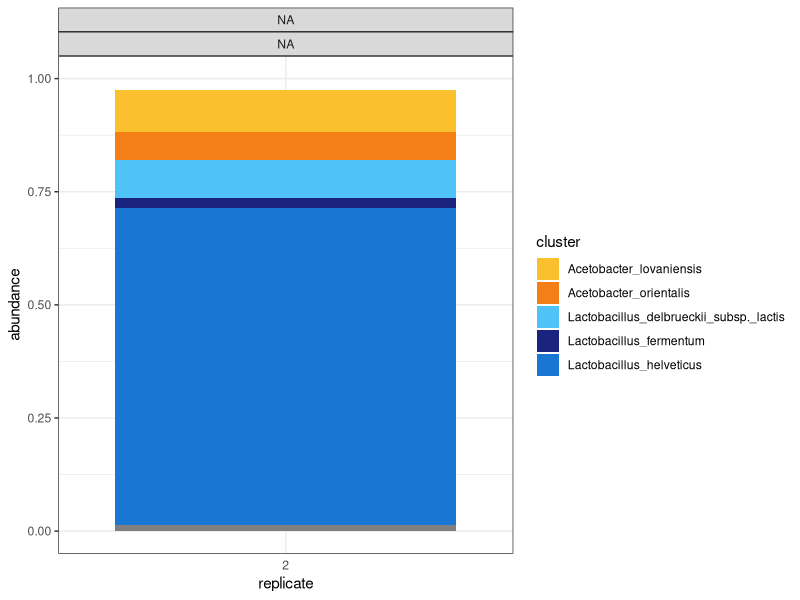
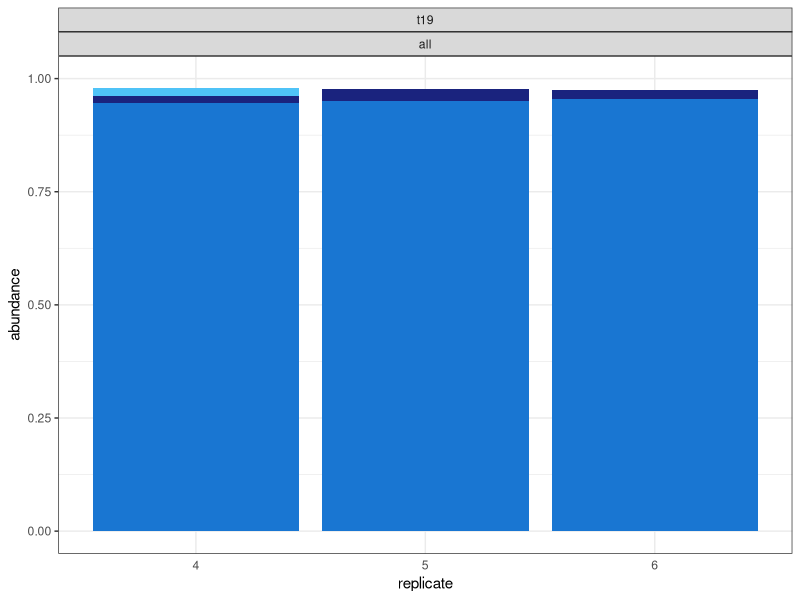
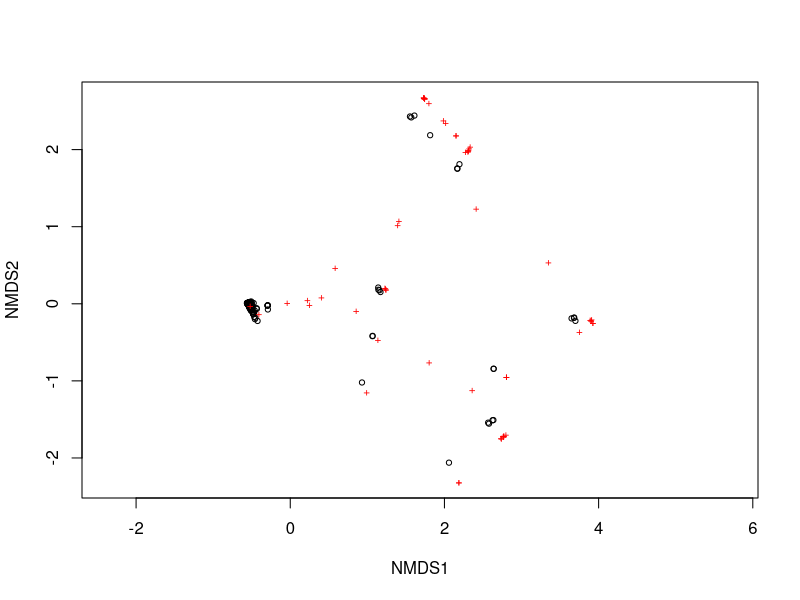
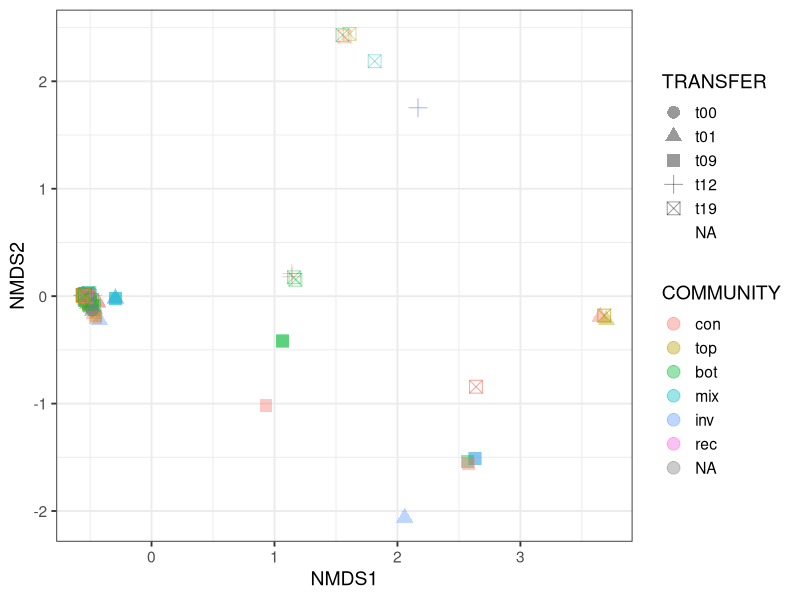
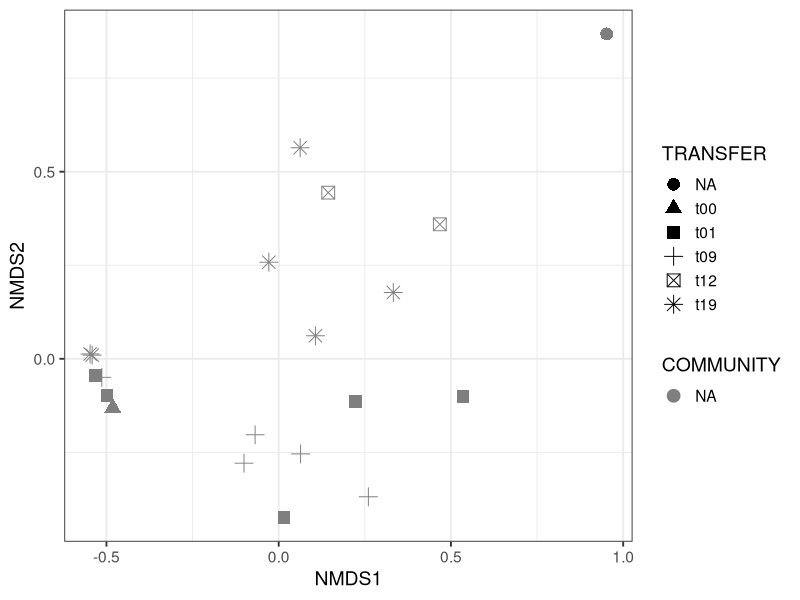

The R script that drew these images, in order: (Note: this script raises an error after producing the figures.)
# v1 adapted from v8 of diversity-function script
# need to check META file matching
 
setwd("~/Library/CloudStorage/OneDrive-WageningenUniversity&Research/2022_fall_exp/data/communites")
library(dplyr)
library(ggplot2)
library(tidyverse)
library(tidyr) 
library(vegan) #needed for permanova

CLUST <-read.csv("output_barcoded_mabisi_2plates_0.95_clustering.csv", sep=(",")) 
CLUST$cluster <- gsub(".*;","",CLUST$cluster) # summarise long complicated name
CLUST <- CLUST %>% rename(PLATE_bc = sample)
CLUST$PLATE_bc <- gsub("barcode","bc",CLUST$PLATE_bc) #take "barcode" and replace with "bc"
CLUST$PLATE_bc <- gsub(".summary.txt","",CLUST$PLATE_bc) #take ".summary.txt" and replace with nothing
CLUST <- CLUST[,2:4]
#dot - pick up everything, * is multiple of, up to ; then replace before ; with nothing
# https://regex101.com/

#inner_join [add information of community, transfer]
META <-read.csv("fall2022_META.csv", sep=(",")) #descriptor variables for each barcode 
META$PLATE_bc <- paste(META$PLATE, META$barcode, sep= "_")
META$SAMPLE <- gsub("s","", META$SAMPLE) #remove "s" since can then later filter out controls easier
# there are no reads for F1.1, neg, or t0
merged <- merge(CLUST, META, by = "PLATE_bc", all = TRUE) 
# I am loosing t0 here and F1.1 for aggregate
merged <- aggregate(.~PLATE_bc + cluster + TRANSFER+ COMMUNITY+ REP +SPACE +SAMPLE+ PLATE+ barcode, 
                    merged, FUN = sum)  #need to combine when multiple clusters of same species >1%

# merged <- aggregate(.~barcode + cluster + SAMPLE + TRANSFER + COMMUNITY, merged, FUN = sum)  #need to combine when multiple clusters of same species >1%
merged <- merged %>% filter(abundance > 0.01) #filter only clusters of abundance over 1% 
merged$TRANSFER <- factor(merged$TRANSFER, levels = c("t00","t01", "t09", "t12", "t19")) # makes plotting better later
merged$COMMUNITY <- factor(merged$COMMUNITY, levels = c("con", "top", "bot", "mix", "inv", "rec")) # makes plotting better later
merged$SPACE <- factor(merged$SPACE, levels = c("all", "up", "low"))

########## BARPLOTS #################
#### remove controls (Anneloes = 86, neg = 90 , zymo = 94)
reduced <- merged
# %>% filter ()
# %>%
#   filter(PLATE !=1 | barcode != 10) 
# # %>%
# #     filter(SAMPLE > 181)
  # filter(barcode != "bc93") %>% # F1.1 from 2021 experiment
  # filter(barcode != "bc94") %>% # M+ mabisi mock community
  # filter(barcode != "bc95") %>% # zymo control
  # filter(barcode != "bc96")  # negative



# %>% # M+ mabisi mock community
#   filter(barcode == "bc95") %>% # zymo control
#   filter(barcode == "bc96")  # negative


#manually add missing barcodes 
# reduced <- rbind(reduced, c("bc200","Acetobacter_lovaniensis", "1-F5", 1, "F5", "t01", "full", 0.001))
# reduced <- rbind(reduced, c("bc201","Acetobacter_lovaniensis", "1-F7", 1, "F7", "t01", "full", 0.001))
# reduced <- rbind(reduced, c("bc202","Acetobacter_lovaniensis", "1-M8", 1, "M8", "t01", "med", 0.001))
# reduced <- rbind(reduced, c("bc207","Acetobacter_lovaniensis", "1-S2", 1, "S2", "t01", "synt", 0.001))
# reduced <- rbind(reduced, c("bc203","Acetobacter_lovaniensis", "1-L2", 1, "L2", "t01", "low", 0.001))
# reduced <- rbind(reduced, c("bc204","Acetobacter_lovaniensis", "5-M8", 5, "M8", "t05", "med", 0.001))
# reduced <- rbind(reduced, c("bc205","Acetobacter_lovaniensis", "5-L4", 5, "L4", "t05", "low", 0.001))
# reduced <- rbind(reduced, c("bc206","Acetobacter_lovaniensis", "17-M8", 17, "M8", "t17", "med", 0.001))

# reduced$replicate <- substr(reduced$replicate, 2, 2) #remove letter from replicate to just have number
reduced$abundance <- as.numeric(reduced$abundance) #rbind made it a character, so need to go back to numeric

# see how many unique clusters there are
unique <- unique(reduced$cluster) 
#TAKE THIS into .csv file and manually chose colour
# https://chichacha.netlify.app/post/2018-12-09-having-bit-of-party-with-material-colour-palette_files/figure-html/materialColourCheatSheet-1.png
# write.csv(unique,"~/Library/CloudStorage/OneDrive-WageningenUniversity&Research/2021_evolution_exp/data/bioinformatics/clustered//unique.csv", row.names = FALSE)

## need to make list that also includes cluster name with colour
# if just list of colours, then they are reordered to the clusters found at each plot (i.e., changes based on community / trasnfer)
COLOURS <- read.csv("colours.csv", sep=(","))
COLOURS_use <- COLOURS$colour
names(COLOURS_use) <- COLOURS$type

# #SPECIFY ORDER OF COLOURS
# reduced$cluster <- factor(reduced$cluster, levels = COLOURS_use$type) 
new_names <- read.csv("new_names.csv", sep=(",")) #rename the groups (i.e., not species name)

new_names$name <- factor(new_names$name, levels =c("Limosilactobacillus", "Lactobacillus A", "Lactobacillus B", "Lactobacillus C",
                   "Acetobacter A", "Acetobacter B", "Acetobacter C",
                   "Propionibacterium", "Rhodanobacter", "Pseudomonas", "Staphylococcus", "Moraxella",
                   "Enterococcus A", "Enterococcus B", "NA"))

#### order by time point
# PROBLEM: legend is now incorrect...
reduced %>% 
  # filter(COMMUNITY == "t0") %>%
  # filter(SPACE == "low") %>%
  filter(PLATE == "plate2")%>%
  # filter(TRANSFER == "t00") %>%
  filter(barcode == "bc93") %>%
  ggplot(aes(x = as.factor(REP), y = abundance, fill = cluster)) +
  geom_col()+ ylim(0,1) +
  scale_fill_manual(
    # labels = new_names$name,
                    values = COLOURS_use)+
  facet_wrap(
      ~TRANSFER
      ~COMMUNITY
    # scales="free_x", nrow=3
  ) +
  theme_bw() +
  xlab("replicate") +
  theme(axis.ticks.x = element_blank(),
        # axis.text.x = element_blank(),
        # legend.position="none"
  )


# by community
reduced %>% 
  filter(COMMUNITY == "rec") %>%
  # filter(SPACE == "low") %>%
  filter(PLATE == "plate2")%>%
  # filter(TRANSFER == "t00") %>%
  # filter(barcode == "bc95") %>%
  ggplot(aes(x = as.factor(REP), y = abundance, fill = cluster)) +
  geom_col()+ ylim(0,1) +
  scale_fill_manual(
    # labels = new_names$name,
    values = COLOURS_use)+
  facet_wrap(
    # ~COMMUNITY
    ~TRANSFER
    ~SPACE
    # scales="free_x", nrow=3
  ) +
  theme_bw() +
  xlab("replicate") +
  theme(axis.ticks.x = element_blank(),
        # axis.text.x = element_blank(),
        legend.position="none"
  )





###### NMDS PLOTS ######
# cannot have missing values?
reduced <- merged %>% 
  filter(barcode != "bc90") %>% 
  filter(barcode != "bc94") %>% 
  filter(barcode != "bc86") %>% 
  separate(SAMPLE, c("time", "replicate"), sep = "-", remove = FALSE)

pivoted <- reduced %>% 
  pivot_wider(names_from = cluster, values_from = abundance, 
              id_cols = c("barcode", "SAMPLE", "COMMUNITY", "TRANSFER"))


pivoted <- pivoted[, -c(11:18)] # remove clusters that are just contamination/rare types b/c this introduces too many NAs
# pivoted <- pivoted %>% filter(COMMUNITY == "full")

pivoted <- as.data.frame(pivoted)
pivoted[is.na(pivoted)] <- 0
com = pivoted[,5:ncol(pivoted)] #take just columns with data

set.seed(123)
nmds = vegan::metaMDS(com, distance = "bray") 
plot(nmds)

### plotting taken from:
# https://jkzorz.github.io/2019/06/06/NMDS.html#:~:text=Non%2Dmetric%20Multi%2Ddimensional%20Scaling,a%202D%20representation%20or%20ordination.

data.scores = as.data.frame(scores(nmds)$sites) #makes output of axis scores, appears to keep in order so next lines work
data.scores$SAMPLE = pivoted$SAMPLE # adds information for plotting/grouping
data.scores$TRANSFER = pivoted$TRANSFER
data.scores$COMMUNITY = pivoted$COMMUNITY

# plot all NMDS points
data.scores %>% 
  ggplot(aes(x = NMDS1, y = NMDS2)) + 
  geom_point(size = 4, alpha = 0.4, aes(colour = COMMUNITY,shape = TRANSFER))+ 
  theme_bw(base_size = 14) +
  labs(x = "NMDS1", colour = "COMMUNITY", y = "NMDS2", shape = "TRANSFER")  

## finding centroids and plotting them 
data.scores$group <- paste0(data.scores$TRANSFER, "_",data.scores$COMMUNITY) # paste puts two vectors together (can also use dyplr), adds underscore between

centroid <- aggregate(cbind(NMDS1, NMDS2) ~ group, data = data.scores, FUN = mean) #take mean on x and mean on y to head centroid
centroid$COMMUNITY <- gsub(".*_", "", centroid$group) #take everything before _, replace with nothing
centroid$TRANSFER <- gsub("_.*", "", centroid$group) #take everything after _, replace with nothing

# reorder so that colour are correct
centroid$COMMUNITY <- factor(centroid$COMMUNITY, levels = c("full", "med", "low", "synt"))

centroid %>% 
  ggplot(aes(x = NMDS1, y = NMDS2)) + 
  geom_point(size = 4, 
             aes(colour = COMMUNITY, shape =  TRANSFER))+
  theme_bw(base_size = 14) 

# create the two lines 
int_1 <- data.frame(treat = c("full","low","med","synt"),
                    xstart = subset(centroid,TRANSFER=="t01")$NMDS1,
                    ystart = subset(centroid,TRANSFER=="t01")$NMDS2,
                    xend = subset(centroid,TRANSFER=="t05")$NMDS1,
                    yend = subset(centroid,TRANSFER=="t05")$NMDS2)

int_2 <- data.frame(treat = c("full","low","med","synt"),
                    xstart = subset(centroid,TRANSFER=="t05")$NMDS1,
                    ystart = subset(centroid,TRANSFER=="t05")$NMDS2,
                    xend = subset(centroid,TRANSFER=="t17")$NMDS1,
                    yend = subset(centroid,TRANSFER=="t17")$NMDS2)

# plot centroids and connect t1 to t5 to t17 with lines 
p <- centroid %>% 
  ggplot(aes(x = NMDS1, y = NMDS2)) + 
  geom_point(size = 4, aes(colour = COMMUNITY, shape =  TRANSFER))+
  geom_segment(data=int_1,
               aes(x=xstart,xend=xend,y=ystart,yend=yend),
               arrow=arrow(length=unit(0.4,"cm"))) +
  geom_segment(data=int_2,
               aes(x=xstart,xend=xend,y=ystart,yend=yend),
               arrow=arrow(length=unit(0.4,"cm"))) +
  theme_bw(base_size = 14) +
  ylim(-0.35, 0.35) +
  xlim(-0.5, 1.25) 

###### figure in manuscript ##########
# plot points and arrows together
p + geom_point(data = data.scores, 
               size = 3, alpha = 0.4, 
               aes(colour = COMMUNITY,shape = TRANSFER) )

########################################################
####### RATIOS OF ACETOBACTERS vs. LACTIC ACID #########
reduced <- merged %>%  # will again use version without missing barcodes added
  filter(barcode != "bc90") %>% 
  filter(barcode != "bc94") %>% 
  filter(barcode != "bc86") 

wide <- reduced  %>% 
  pivot_wider(names_from = cluster, values_from = abundance, values_fill = 0)

# sum up the acetobacters and lactobacilli for each barcode
wide <- wide %>% 
  mutate(AAB = Acetobacter_lovaniensis + Acetobacter_orientalis + Acetobacter_sp._SRT1) %>%
  mutate(LAB = Lactobacillus_delbrueckii_subsp._lactis + Lactobacillus_fermentum + Lactobacillus_helveticus + Lactobacillus_sp._RA2113)

# make simpler chart and confirm no doubles of barcodes 
combined <- wide %>%
  group_by(barcode, SAMPLE, TRANSFER, COMMUNITY) %>%
  summarise(AAB2 = sum(AAB), LAB2 = sum(LAB)) %>%
  mutate(TOTAL = AAB2 + LAB2) %>%
  mutate(RATIO = AAB2 / LAB2) 

#make numeric transfer and new column for replicate
combined$TRANSFER2 <- gsub("t"," ", combined$TRANSFER)
combined$REP <- gsub(".*-"," ", combined$SAMPLE)

### PLOT relative abundances of AAB and LAB 
combined %>%
  ggplot(aes(colour = COMMUNITY, group = REP)) + 
  geom_line(aes(x = as.numeric(TRANSFER2), y = LAB2)) +
  geom_line(aes(x = as.numeric(TRANSFER2), y = AAB2), linetype= "longdash") +
  theme_bw(base_size = 14) +
  xlab("transfer") +
  ylab("relative abundance") +
  scale_x_continuous(breaks=c(1,5,17)) +
  annotate("text", x = 10, y = 0.3, label = "acetic acid bacteria") +
  annotate("text", x = 10, y = 0.67, label = "lactic acid bacteria")


#### plotting individual types of acetobacters and lactobacilli
# make simpler chart and confirm no doubles of barcodes while adding up
df <- wide %>%
  group_by(SAMPLE, TRANSFER, COMMUNITY) %>%
  summarise(aceA = sum(Acetobacter_lovaniensis),
            aceB = sum(Acetobacter_orientalis),
            aceC = sum(Acetobacter_sp._SRT1),
            lacA = sum(Lactobacillus_delbrueckii_subsp._lactis),
            lacB = sum(Lactobacillus_helveticus),
            lacC = sum(Lactobacillus_sp._RA2113),
            limA = sum(Lactobacillus_fermentum))

#make numeric transfer and new column for replicate
df$TRANSFER2 <- gsub("t"," ", df$TRANSFER)
df$REP <- gsub(".*-"," ", df$SAMPLE)

# LACTOBACILLI TYPES
df %>%
  ggplot(aes(colour = COMMUNITY, group = REP)) +
  geom_line(aes(x = as.numeric(TRANSFER2), y = lacA)) +
  geom_line(aes(x = as.numeric(TRANSFER2), y = lacB), linetype= "longdash") +
  geom_line(aes(x = as.numeric(TRANSFER2), y = lacC), linetype= "dotted") + #lactobacillus C only seen in low at t0
  theme_bw(base_size = 14) +
  xlab("transfer") +
  ylab("relative abundance") +
  ggtitle("A: Lactobacilli A, B, C") +
  scale_x_continuous(breaks=c(1,5,17))+
  annotate("text", x = 13, y = 0.3, label = "Lactobacillus A (solid)") +
  annotate("text", x = 13, y = 0.6, label = "Lactobacillus B (dashed)") +
  annotate("text", x = 13, y = -0.02, label = "Lactobacillus C (dotted)") 

# ACETOBACTER TYPES
df %>%
  ggplot(aes(colour = COMMUNITY, group = REP)) +
  geom_line(aes(x = as.numeric(TRANSFER2), y = aceA)) +
  geom_line(aes(x = as.numeric(TRANSFER2), y = aceB), linetype= "longdash") +
  geom_line(aes(x = as.numeric(TRANSFER2), y = aceC), linetype= "dotted") +
  theme_bw(base_size = 14) +
  xlab("transfer") +
  ylab("relative abundance") +
  ggtitle("B: Acetobacter A, B, C") +
  scale_x_continuous(breaks=c(1,5,17)) +
  annotate("text", x = 13, y = 0.2, label = "Acetobacter A (solid)") +
  annotate("text", x = 13, y = 0.1, label = "Acetobacter B (dashed)") +
  annotate("text", x = 13, y = -0.005, label = "Acetobacter C (dotted)")

###############################
##### ADONIS PERMANOVA ########
library(vegan)

reduced <- merged %>%  # again, want version without missing barcodes added
  filter(barcode != "bc90") %>% 
  filter(barcode != "bc94") %>% 
  filter(barcode != "bc86") 

# transform to horizontal
wide <- reduced  %>% 
  pivot_wider(names_from = cluster, values_from = abundance, values_fill = 0)

#everything, with interaction
adonis2(wide[ ,5:18] ~ COMMUNITY*TRANSFER, data = wide[,1:4], method = "bray") 

#by transfer
adonis2(wide[wide$TRANSFER=="t01",5:18] ~ COMMUNITY, 
        data = wide[wide$TRANSFER=="t01",1:4], method = "bray") 

adonis2(wide[wide$TRANSFER=="t05",5:18] ~ COMMUNITY, 
        data = wide[wide$TRANSFER=="t05",1:4], method = "bray") 

adonis2(wide[wide$TRANSFER=="t17",5:18] ~ COMMUNITY, 
        data = wide[wide$TRANSFER=="t17",1:4], method = "bray") 

#by community
adonis2(wide[wide$COMMUNITY=="full",5:18] ~ TRANSFER, 
        data = wide[wide$COMMUNITY=="full",1:4], method = "bray") 

adonis2(wide[wide$COMMUNITY=="med",5:18] ~ TRANSFER, 
        data = wide[wide$COMMUNITY=="med",1:4], method = "bray") 

adonis2(wide[wide$COMMUNITY=="low",5:18] ~ TRANSFER, 
        data = wide[wide$COMMUNITY=="low",1:4], method = "bray") 

adonis2(wide[wide$COMMUNITY=="synt",5:18] ~ TRANSFER, 
        data = wide[wide$COMMUNITY=="synt",1:4], method = "bray") 
